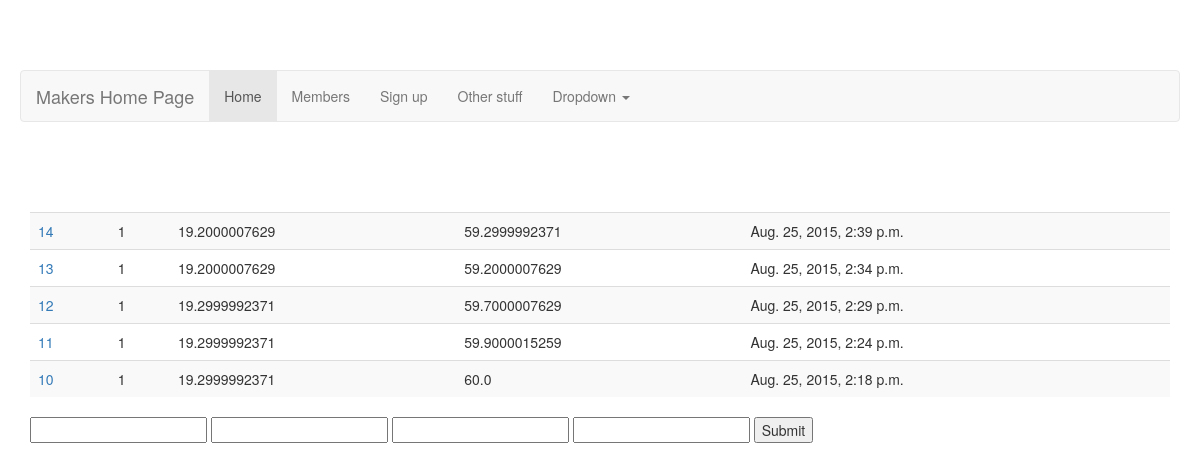
/tempHumidity/, run on an earlier commit of the app's database.
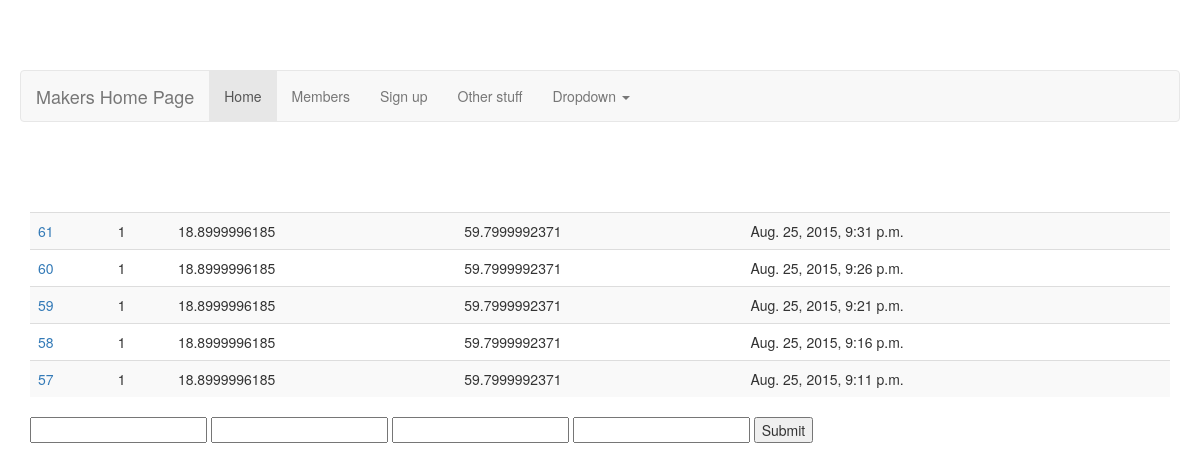
And on a later commit of the database.
### tempHumidity/models.py (models this page shows, shortened)
class tempHumidity(models.Model):
	pi_num = models.IntegerField()
	temperature = models.FloatField()
	humidity = models.FloatField()
	date_rec = models.DateTimeField('date published')

### tempHumidity/views.py (the view)
class IndexView(generic.ListView):
    template_name = 'tempHumidity/index.html'
    context_object_name = 'Latest_Temps_List'
    def get_queryset(self):
        return tempHumidity.objects.filter(
        date_rec__lte=timezone.now()
        ).order_by('-date_rec')[:5]

### tempHumidity/templates/tempHumidity/index.html (shortened to what this page needs)
{% extends 'MakersSite/title.html' %}
  {% block body_block %}
{% if Latest_Temps_List %}
<div class="container">
<table class = "table table-striped">
    {% for temp in Latest_Temps_List %}
        <tr><td><a href="/tempHumidity/tempHumidity:detail' tempHumidity.id %}">{{ temp.id }}</a></td>
		<td>{{temp.pi_num}}</td>
		<td>{{temp.temperature}}</td>
		<td>{{temp.humidity}}</td>
		<td>{{temp.date_rec}}</td></tr>
    {% endfor %}
</table>
</div>
{% else %}
    <p>no temps seen</p>
{% endif %}
<div class="container">
    <form action="{% url 'tempHumidity:submit' %}" method="post">
      <input type= "text" name="pi_num" id="pi_num"/>
      <input type= "text" name="temperature" id="temperature"/>
      <input type= "text" name="humidity" id="humidity"/>
      <input type= "text" name="date_rec" id="date_rec"/>
      <input type="submit" value="Submit">
      </form>
</div>
{% endblock %}

What changed in the data, as far as the page shows it:
no longer on this page (row unchanged): tempHumidity: id "14", pi_num "1", temperature "19.2000007629", humidity "59.2999992371", date_rec "Aug. 25, 2015, 2:39 p.m."
no longer on this page (row unchanged): tempHumidity: id "13", pi_num "1", temperature "19.2000007629", humidity "59.2000007629", date_rec "Aug. 25, 2015, 2:34 p.m."
no longer on this page (row unchanged): tempHumidity: id "12", pi_num "1", temperature "19.2999992371", humidity "59.7000007629", date_rec "Aug. 25, 2015, 2:29 p.m."
no longer on this page (row unchanged): tempHumidity: id "11", pi_num "1", temperature "19.2999992371", humidity "59.9000015259", date_rec "Aug. 25, 2015, 2:24 p.m."
no longer on this page (row unchanged): tempHumidity: id "10", pi_num "1", temperature "19.2999992371", humidity "60.0", date_rec "Aug. 25, 2015, 2:18 p.m."
added tempHumidity: id "61", pi_num "1", temperature "18.8999996185", humidity "59.7999992371", date_rec "Aug. 25, 2015, 9:31 p.m."
added tempHumidity: id "60", pi_num "1", temperature "18.8999996185", humidity "59.7999992371", date_rec "Aug. 25, 2015, 9:26 p.m."
added tempHumidity: id "59", pi_num "1", temperature "18.8999996185", humidity "59.7999992371", date_rec "Aug. 25, 2015, 9:21 p.m."
added tempHumidity: id "58", pi_num "1", temperature "18.8999996185", humidity "59.7999992371", date_rec "Aug. 25, 2015, 9:16 p.m."
added tempHumidity: id "57", pi_num "1", temperature "18.8999996185", humidity "59.7999992371", date_rec "Aug. 25, 2015, 9:11 p.m."
